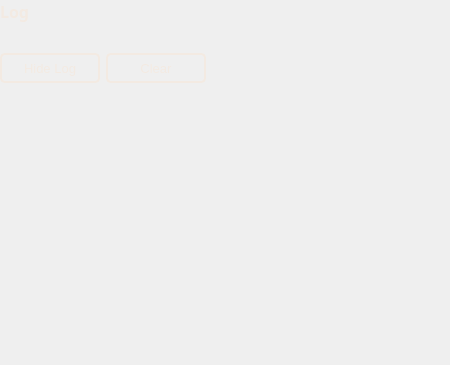
         <widget class="QWidget" name="scrollAreaWidgetContents_2">
          <property name="geometry">
           <rect>
            <x>0</x>
            <y>0</y>
            <width>450</width>
            <height>365</height>
           </rect>
          </property>
          <layout class="QVBoxLayout" name="verticalLayout_4">
           <property name="leftMargin">
            <number>0</number>
           </property>
           <property name="topMargin">
            <number>0</number>
           </property>
           <property name="rightMargin">
            <number>0</number>
           </property>
           <property name="bottomMargin">
            <number>0</number>
           </property>
           <item>
            <widget class="QLabel" name="label_2">
             <property name="maximumSize">
              <size>
               <width>100</width>
               <height>16777215</height>
              </size>
             </property>
             <property name="font">
              <font>
               <family>MS Reference Sans Serif</family>
               <pointsize>12</pointsize>
               <weight>75</weight>
               <bold>true</bold>
              </font>
             </property>
             <property name="styleSheet">
              <string notr="true">color: rgb(243, 234, 226);</string>
             </property>
             <property name="text">
              <string>Log</string>
             </property>
            </widget>
           </item>
           <item>
            <widget class="QLabel" name="labelSequence">
             <property name="sizePolicy">
              <sizepolicy hsizetype="Expanding" vsizetype="Fixed">
               <horstretch>0</horstretch>
               <verstretch>0</verstretch>
              </sizepolicy>
             </property>
             <property name="minimumSize">
              <size>
               <width>300</width>
               <height>0</height>
              </size>
             </property>
             <property name="maximumSize">
              <size>
               <width>16777215</width>
               <height>16777215</height>
              </size>
             </property>
             <property name="font">
              <font>
               <family>MS Reference Sans Serif</family>
               <pointsize>10</pointsize>
              </font>
             </property>
             <property name="styleSheet">
              <string notr="true">QLabel {
color: rgba(243, 234, 226, 210);
}
QLabel::hover {
background-color: rgba(255,255,255,20);
}</string>
             </property>
             <property name="text">
              <string/>
             </property>
             <property name="alignment">
              <set>Qt::AlignLeading|Qt::AlignLeft|Qt::AlignTop</set>
             </property>
            </widget>
           </item>
           <item>
            <layout class="QHBoxLayout" name="horizontalLayout_2">
             <property name="bottomMargin">
              <number>0</number>
             </property>
             <item>
              <widget class="QPushButton" name="pushButtonHideLog">
               <property name="sizePolicy">
                <sizepolicy hsizetype="Expanding" vsizetype="Expanding">
                 <horstretch>0</horstretch>
                 <verstretch>0</verstretch>
                </sizepolicy>
               </property>
               <property name="minimumSize">
                <size>
                 <width>100</width>
                 <height>30</height>
                </size>
               </property>
               <property name="maximumSize">
                <size>
                 <width>100</width>
                 <height>30</height>
                </size>
               </property>
               <property name="font">
                <font>
                 <pointsize>10</pointsize>
                </font>
               </property>
               <property name="styleSheet">
                <string notr="true">QPushButton {
color: rgb(243, 234, 226);
background-color: transparent;

border-radius: 5px;
border: 2px solid;
border-color: rgb(243, 234, 226);
}
QPushButton:enabled:hover {
background-color: rgb(0, 125, 176);
}
QPushButton:enabled:pressed {
background-color:  rgb(0, 105, 156);
}
QPushButton:disabled {
border-color: rgba(243, 234, 226, 100);
color:  rgba(243, 234, 226, 100);
background-color: rgba(255, 255, 255, 20);
}</string>
               </property>
               <property name="text">
                <string>Hide Log</string>
               </property>
              </widget>
             </item>
             <item>
              <widget class="QPushButton" name="pushButtonClearLog">
               <property name="sizePolicy">
                <sizepolicy hsizetype="Expanding" vsizetype="Expanding">
                 <horstretch>0</horstretch>
                 <verstretch>0</verstretch>
                </sizepolicy>
               </property>
               <property name="minimumSize">
                <size>
                 <width>100</width>
                 <height>30</height>
                </size>
               </property>
               <property name="maximumSize">
                <size>
                 <width>100</width>
                 <height>30</height>
                </size>
               </property>
               <property name="font">
                <font>
                 <pointsize>10</pointsize>
                </font>
               </property>
               <property name="styleSheet">
                <string notr="true">QPushButton {
color: rgb(243, 234, 226);
background-color: transparent;

border-radius: 5px;
border: 2px solid;
border-color: rgb(243, 234, 226);
}
QPushButton:enabled:hover {
background-color:  rgb(182, 47, 68);
}
QPushButton:enabled:pressed {
background-color:  rgb(152, 27, 48);
}</string>
               </property>
               <property name="text">
                <string>Clear</string>
               </property>
              </widget>
             </item>
             <item>
              <spacer name="horizontalSpacer_5">
               <property name="orientation">
                <enum>Qt::Horizontal</enum>
               </property>
               <property name="sizeType">
                <enum>QSizePolicy::Expanding</enum>
               </property>
               <property name="sizeHint" stdset="0">
                <size>
                 <width>40</width>
                 <height>20</height>
                </size>
               </property>
              </spacer>
             </item>
            </layout>
           </item>
           <item>
            <spacer name="verticalSpacer_3">
             <property name="orientation">
              <enum>Qt::Vertical</enum>
             </property>
             <property name="sizeType">
              <enum>QSizePolicy::Fixed</enum>
             </property>
             <property name="sizeHint" stdset="0">
              <size>
               <width>20</width>
               <height>40</height>
              </size>
             </property>
            </spacer>
           </item>
           <item>
            <spacer name="verticalSpacer_2">
             <property name="orientation">
              <enum>Qt::Vertical</enum>
             </property>
             <property name="sizeHint" stdset="0">
              <size>
               <width>20</width>
               <height>336</height>
              </size>
             </property>
            </spacer>
           </item>
          </layout>
         </widget>
